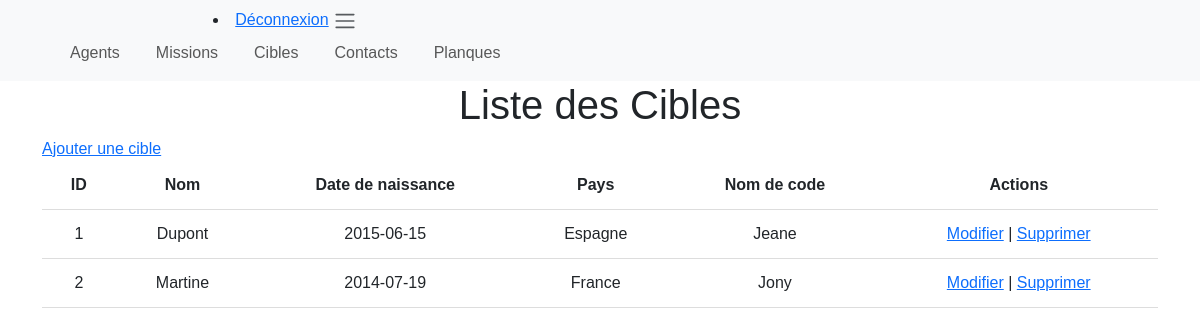
/cibles.php, run on the app's committed database.
### tables this page shows
CREATE TABLE `kgb_cibles` (
  `id` int(11) NOT NULL,
  `nom` varchar(50) NOT NULL,
  `prenom` varchar(50) NOT NULL,
  `date_naissance` date NOT NULL,
  `pays` varchar(20) NOT NULL,
  `nom_de_code` text NOT NULL
);

### cibles.php (the view, shortened to what this page needs)
<?php
require_once 'back/config.php';
require_once './back/gestion.php';
try {
    $conn = new PDO("mysql:host=$servername;dbname=$dbname", $username, $password);
    $conn->setAttribute(PDO::ATTR_ERRMODE, PDO::ERRMODE_EXCEPTION);
    $query = "SELECT * FROM kgb_cibles";
    $stmt = $conn->prepare($query);
    $stmt->execute();
    ?>
    <!doctype html>
    <html lang="fr">
    <head>
        <link href="https://cdn.jsdelivr.net/npm/bootstrap@5.3.0-alpha1/dist/css/bootstrap.min.css" rel="stylesheet">
        <link href="style1.css" rel="stylesheet">
    </head>
    <body>
        <h1>Liste des Cibles</h1>
        <div class="container">
            <div>
                <a href="ajouter_cibles.php" class="button">
                    <i class="fas fa-plus-circle"></i> Ajouter une cible
                </a>
            </div>
            <table id="cibles-table">
                <thead>
                    <tr>
                        <th>ID</th>
                        <th>Nom</th>
                        <th>Date de naissance</th>
                        <th>Pays</th>
                        <th>Nom de code</th>
                        <th>Actions</th>
                    </tr>
                </thead>
                <tbody>
                <?php
                while ($row = $stmt->fetch(PDO::FETCH_ASSOC)) {
                    echo '<tr>';
                    echo '<td>' . htmlspecialchars($row['id']) . '</td>';
                    echo '<td>' . htmlspecialchars($row['nom']) . '</td>';
                    echo '<td>' . htmlspecialchars($row['date_naissance']) . '</td>';
                    echo '<td>' . htmlspecialchars($row['pays']) . '</td>';
                    echo '<td>' . htmlspecialchars($row['nom_de_code']) . '</td>';
                    echo '<td>';
                    echo '<a href="modifier_cibles.php?id=' . htmlspecialchars($row['id']) . '">Modifier</a> | ';
                    echo '<a href="supprimer_cible.php?id=' . htmlspecialchars($row['id']) . '">Supprimer</a>';
                    echo '</td>';
                    echo '</tr>';
                }
                ?>
                </tbody>
            </table>
        </div>
    </body>
    </html>
    <?php
} catch(PDOException $e) {
    echo "Erreur de connexion : " . $e->getMessage();
}
?>

### style1.css (style rules this page uses)
th, td { padding: 15px; text-align: center; border-bottom: 1px solid #ddd; }
body { font-family: Arial, sans-serif; background-color:blanc; margin: 0; padding: 0; }
h1 { text-align: center; }
table { margin: 0 auto; width: 100%; }

### data on the page
kgb_cibles: id "1", nom "Dupont", date_naissance "2015-06-15", pays "Espagne", nom_de_code "Jeane"
kgb_cibles: id "2", nom "Martine", date_naissance "2014-07-19", pays "France", nom_de_code "Jony"
